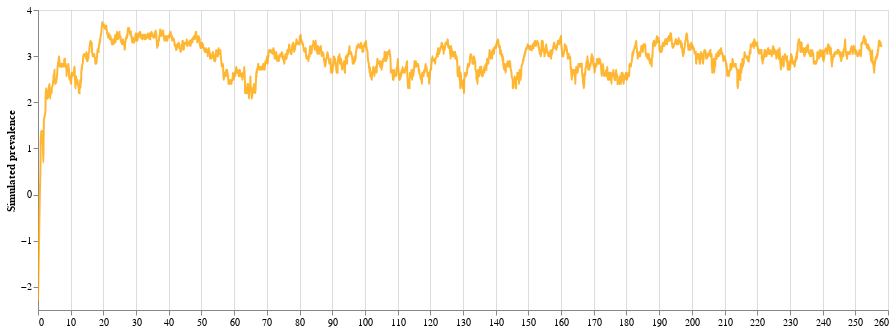

Notebook code cell kept with this figure:
### Code cell
simulation_df["new_time"] = simulation_df.t *366
line_simulation = alt.Chart(simulation_df).mark_line(interpolate='monotone', opacity = 0.8, clip = True, color = "orange").encode(
    alt.X('new_time', axis=alt.Axis(title="")),
    alt.Y('log_I',axis=alt.Axis(title="Simulated prevalence", grid=False)),
    
    
).properties(
    width=850,
    height=300)
line_simulation

### Figure 1 — Vega-Lite specification as saved in the notebook (floating-point values rounded to 4 significant figures; data arrays with more than 128 entries replaced by an {"elided": "..."} marker saying what was removed)
{"config": {"view": {"continuousWidth": 400, "continuousHeight": 300}}, "data": {"name": "data-a1d7143c8d7873784cb298b388b441a1"}, "mark": {"type": "line", "clip": true, "color": "orange", "interpolate": "monotone", "opacity": 0.8}, "encoding": {"x": {"axis": {"title": ""}, "field": "new_time", "type": "quantitative"}, "y": {"axis": {"grid": false, "title": "Simulated prevalence"}, "field": "log_I", "type": "quantitative"}}, "height": 300, "width": 850, "$schema": "https://vega.github.io/schema/vega-lite/v4.17.0.json", "datasets": {"data-a1d7143c8d7873784cb298b388b441a1": {"elided": "4064 records"}}}
